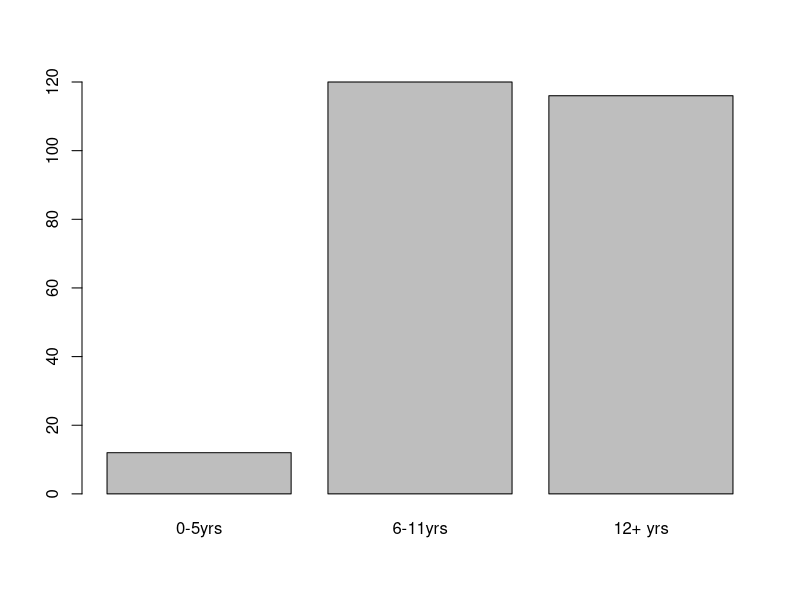

Generate this figure with R: (Note: this script raises an error after producing the figure.)

#--------------------------------#
#        4-2주차 모범 답안       #
#--------------------------------#

#    R에서 제공하는 infert 데이터셋의 education 컬럼에는
#    각 사람이 교육 받은 기간이 범주형 자료 형태로 저장되어 있다.
# 1. infert 데이터셋의 education 컬럼 값을 잘라내어 edu 에 저장한뒤 edu 의 값을 보이시오. 
head(infert)
edu <- infert$education
edu

# 2. edu 에 있는 값들을 중복을 제거하고 보이시오. 
unique(edu)

# 3. edu 에 있는 값들에 대해 도수 분포표를 작성하여 보이시오. 
t.edu <- table(edu)
t.edu

# 4. edu 에 있는 값들에 대해 막대 그래프를 작성하여 보이시오.
barplot(t.edu)








#--------------------------------#
#        4-3주차 모범 답안       #
#--------------------------------#

# 홍길동군의 과목별 성적은 다음과 같다.
# KOR  ENG  MATH  HIST  SOC  MUSIC  BIO  EARTH  PHY  ART
#  90   85    73    80   85     65   78     50   68   96

# 1. 이 데이터를 score 벡터에 저장하시오. (과목명은 데이터 이름으로 저장하시오) 
score <- c(90, 85, 73, 80, 85, 65, 78, 50, 68, 96)
names(score) <- c("KOR", "ENG", "MATH", "HIST", "SOC", "MUSIC", "BIO", "EARTH", "PHY", "ART")

# 2. score 벡터의 내용을 보이시오. 
score

# 3. 전체 성적의 평균은 얼마인가. 
mean(score)

# 4. 전체 성적의 중앙값은 얼마인가?
median(socre)

# 5. 전체 성적의 표준편차를 보이시오. 
sd(score)

# 6. 가장 성적이 높은 과목의 이름을 보이시오. 
score[score == max(score)]
subset(score, score == max(score))

# 7. 성적에 대한 boxplot 을 그리시오. 이상치에 해당하는 과목이 있으면 제시하시오. 
boxplot(score)

# 8. 성적에 대한 histogram 을 그리되 다음 조건을 만족하도록 하시오.
#   (그래프 title : Hong’s score, 막대색: 보라색) 
hist(score, 
     main = "Hong's score",
     xlab = "score", 
     ylab = "people",
     col = "purple",
     breaks = 5)



#(9~15) R에서 제공하는 mtcars 데이터셋을 이용하여 다음 문제를 해결하시오.
# 9. 중량(wt) 의 평균값, 중앙값, 절사평균값(절사범위:15%), 표준편차 를 구하시오. 
require(graphics)
head(mtcars)
mean(mtcars$wt)
median(mtcars$wt)
mean(mtcars$wt, trim = .15)
sd(mtcars$wt)


# 10. 중량(wt)에 대해 summary() 함수의 적용 결과를 보이시오.
summary(mtcars$wt)

# 11. 실린더수(cyl) 에 대해 도수분포표를 구하시오.
t <- table(mtcars$cyl)

# 12. 앞에서 구한 도수분포표를 막대그래프로 그려 보시오. 
barplot(t)

# 13. 중량(wt)의 히스토그램, 실린더(cyl), 기어(gear) 에 대한 막대 그래프를 한 화면에 보이게 작성 하시오. 
par(mfrow = c(1, 3))
hist(mtcars$wt)
barplot(table(mtcars$cyl), main = "barplot of mtcars$cyl")
barplot(table(mtcars$gear), main = "barplot of mtcars$gear")



# 14. 중량(wt)에 대해 boxplot 을 그려 보시오. Boxplot 으로 부터 관찰할 수 있는 정보를 적으시오.
par(mfrow = c(1,1))
boxplot(mtcars$wt)
# 자료의 범위 = 약 1~ 6 사이
# 중앙값 = 약 3.3
# 1사분위 = 약 2.5 / 3사분위 = 약 3.6으로 전체 자료의 50%가 이 범위에 위치하고 있다고 할 수 있음  
# 이상치 = 해당 boxplot에 따르면 약 5.2 이상의 값들을 이상치로 보며, 해당 데이터에는 이상치가 존재함을 알 수 있음
# 최대값 = 약 5.4 / 최소값 = 약 1.5
# 정상적인 데이터가 분포할 것으로 기대되는 범위는 약 1.04 ~ 약 5.15라고 할 수 있음
## IQR 구하기 
Q3 <- quantile(mtcars$wt, 0.75) 
Q1 <- quantile(mtcars$wt, 0.25)
iqr <- abs(Q3 - Q1)
iqr
# 또는 IQR() 함수 이용
iqr<- IQR(mtcars$wt)

Q3 + 1.5 * iqr 
Q1 - 1.5 * iqr


# 15. 배기량(disp)에 대해 boxplot 을 그려 보시오. Boxplot 으로 부터 관찰할 수 있는 정보를 적으시오.
boxplot(mtcars$disp)
summary(mtcars$disp)
# 자료의 범위 = 약 70~ 500 사이
# 중앙값 = 약 196
# 1사분위 = 약 120 / 3사분위 = 약 325로 전체 자료의 50%가 이 범위에 위치하고 있다고 할 수 있음  
# 이상치 =  해당 boxplot에 따르면 존재X
# 최대값 = 약 470 / 최소값 = 약 70
# 정상적인 데이터가 분포할 것으로 기대되는 범위는 약 -186.94 ~ 약 633.76이라고 할 수 있음
## IQR 구하기 

iqr <- IQR(mtcars$disp)

Q3 + 1.5 * iqr
Q1 - 1.5 * iqr












